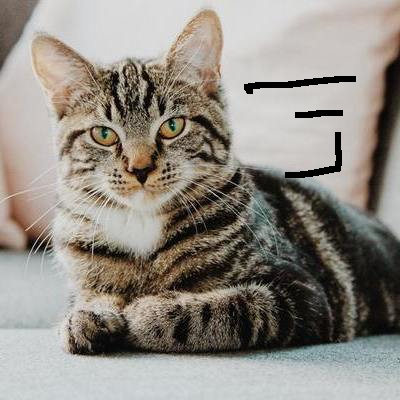
#> input picture learining/Image Processing/cat_damaged.png, 400 x 400 px, given in place of the camera
$ python color-filter-image.py
#> lines starting #> are read from the running program, lines starting #| are printed output that depends on the picture; after the words box and inside, x2 and y2 are one past the last pixel; in counts of white or black regions, pixels touching at a corner belong together
import cv2
import numpy as np

cap = cv2.VideoCapture(0)
i = 0
while (i < 5):
    _, frame = cap.read()
#> frame is the input picture: shape (400, 400, 3); mean B, G, R 132.1, 139.8, 145.4
    # It converts the BGR color space of image to HSV color space
    hsv = cv2.cvtColor(frame, cv2.COLOR_BGR2HSV)
#> hsv: shape (400, 400, 3); mean H, S, V 34, 43.4, 147
    lower1 = np.array([0, 100, 20])
    upper1 = np.array([10, 255, 255])
    # upper boundary RED color range values; Hue (160 - 180)
    lower2 = np.array([160, 100, 20])
    upper2 = np.array([179, 255, 255])
    # preparing the mask to overlay
    mask1 = cv2.inRange(hsv, lower1, upper1)
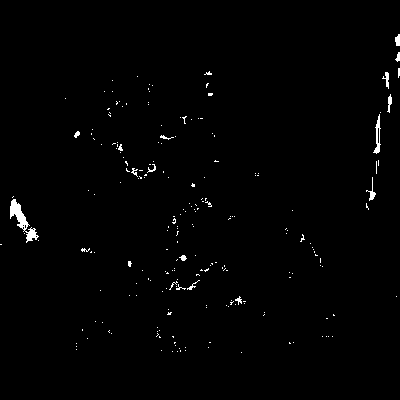
#> mask1: shape (400, 400); 0.97% white; 214 white regions (198 under 20 px), largest, box (x1, y1, x2, y2) and area: (10, 199, 39, 243) 389, (373, 114, 381, 154) 132, (366, 177, 376, 201) 63
    mask2 = cv2.inRange(hsv, lower2, upper2)
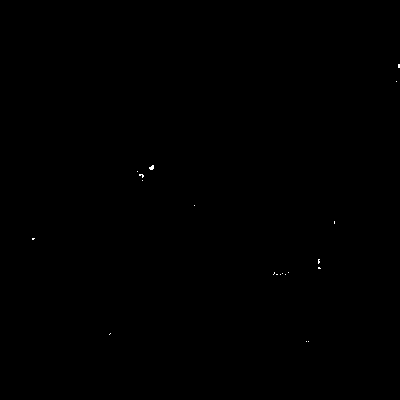
#> mask2: shape (400, 400); 0.05% white in thin lines or dots, all inside (x1, y1, x2, y2) = (32, 64, 400, 342)
    mask = mask1+mask2
#> mask: shape (400, 400); 1% white; 222 white regions (204 under 20 px), largest, box (x1, y1, x2, y2) and area: (10, 199, 39, 243) 394, (373, 114, 381, 154) 132, (366, 177, 376, 201) 63

    # The black region in the mask has the value of 0,
    # so when multiplied with original image removes all non-blue regions
    result = cv2.bitwise_and(frame, frame, mask=mask)

    cv2.imshow('frame', frame)
    cv2.imshow('mask', mask)
    cv2.imshow('result', result)

    cv2.waitKey(0)
    i += 1

cv2.destroyAllWindows()
cap.release()
